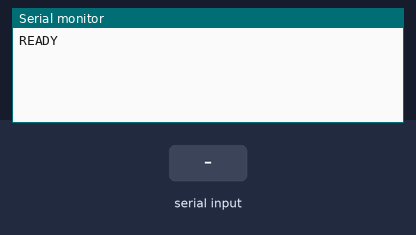
A sketch run on a simulated ESP32. On the bench: the last lines printed to the serial monitor. Inputs (shaded band) come from the test bench.

Above: at 1.2 s.
1.3 s: "X 1\n" received over Serial
At 2.5 s:
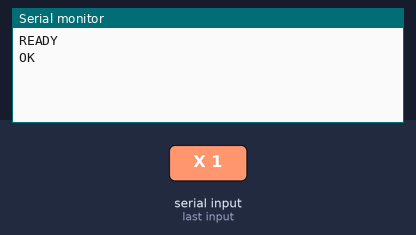
2.8 s: "P 1\n" received over Serial
At 3.3 s:
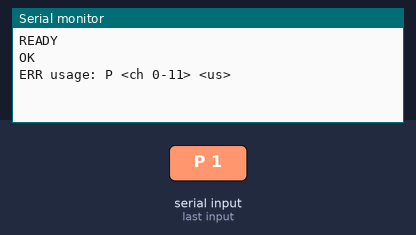
4.3 s: "M 1\n" received over Serial
At 5.5 s:
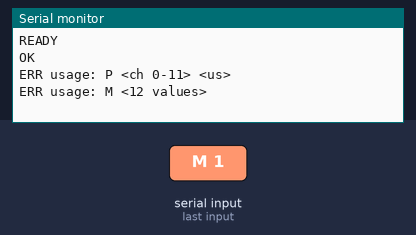
5.8 s: "90 45 200\n" received over Serial
At 6.9 s:
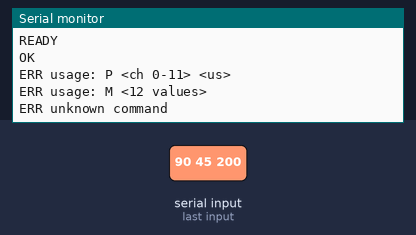

Measured:
- after the input at 1.3 s, the serial monitor: prints a new line at once (image 1)
- after the input at 2.8 s, the serial monitor: prints a new line at once (image 2)
- after the input at 4.3 s, the serial monitor: prints a new line at once (image 3)
- after the input at 5.8 s, the serial monitor: prints a new line at once (image 4)

The sketch:

esp32_servo_bridge.ino
```cpp
// ESP32 + PCA9685 servo bridge (minimal firmware for calibration and testing)
//
// The PC (hardware/calibrate.py) sends pulse widths (µs) over USB serial and this passes them
// straight to the PCA9685. All angle conversion and calibration happens on the PC; the firmware stays simple.
//
// Wiring: ESP32 GPIO21 = SDA, GPIO22 = SCL, 3V3 → PCA9685 VCC, common GND.
//         Servo power: a separate 5 V (5 A or more) supply on the PCA9685 V+ terminal. Never power servos from the ESP32's USB.
// Library: install "Adafruit PWM Servo Driver Library" from the Arduino Library Manager.
//
// Serial protocol (115200 baud, one command per line):
//   ?                 → READY
//   P <ch> <us>       → set one channel. us=0 stops the pulse (servo goes limp) → OK
//   M <us0> ... <us11>→ set all 12 channels at once → OK
//   X                 → stop the pulse on every channel → OK
//   invalid command   → ERR <reason>

#include <Wire.h>
#include <Adafruit_PWMServoDriver.h>

constexpr int SDA_PIN = 21;
constexpr int SCL_PIN = 22;
constexpr int N_CH = 12;
constexpr int US_MIN = 500;   // never output a pulse outside this range
constexpr int US_MAX = 2500;
constexpr uint32_t PCA_OSC_HZ = 27000000;  // varies slightly per board; calibration absorbs the error

Adafruit_PWMServoDriver pca(0x40);
char lineBuf[128];
size_t lineLen = 0;

void setUs(int ch, int us) {
  if (us == 0) {
    pca.setPin(ch, 0);  // full-off: no pulse → servo goes limp and can be turned by hand
    return;
  }
  pca.writeMicroseconds(ch, constrain(us, US_MIN, US_MAX));
}

void allOff() {
  for (int ch = 0; ch < 16; ++ch) pca.setPin(ch, 0);
}

bool parseInt(const char *tok, long &out) {
  if (tok == nullptr) return false;
  char *end;
  out = strtol(tok, &end, 10);
  return *end == '\0';
}

void handleLine(char *line) {
  char *cmd = strtok(line, " ");
  if (cmd == nullptr) return;

  if (strcmp(cmd, "?") == 0) {
    Serial.println("READY");
  } else if (strcmp(cmd, "X") == 0) {
    allOff();
    Serial.println("OK");
  } else if (strcmp(cmd, "P") == 0) {
    long ch, us;
    if (!parseInt(strtok(nullptr, " "), ch) || !parseInt(strtok(nullptr, " "), us) ||
        ch < 0 || ch >= N_CH) {
      Serial.println("ERR usage: P <ch 0-11> <us>");
      return;
    }
    setUs((int)ch, (int)us);
    Serial.println("OK");
  } else if (strcmp(cmd, "M") == 0) {
    long us[N_CH];
    for (int i = 0; i < N_CH; ++i) {
      if (!parseInt(strtok(nullptr, " "), us[i])) {
        Serial.println("ERR usage: M <12 values>");
        return;
      }
    }
    for (int i = 0; i < N_CH; ++i) setUs(i, (int)us[i]);
    Serial.println("OK");
  } else {
    Serial.println("ERR unknown command");
  }
}

void setup() {
  Serial.begin(115200);
  Wire.begin(SDA_PIN, SCL_PIN);
  pca.begin();
  pca.setOscillatorFrequency(PCA_OSC_HZ);
  pca.setPWMFreq(50);
  allOff();  // no servo moves right after power-up
  Serial.println("READY");
}

void loop() {
  while (Serial.available()) {
    char c = (char)Serial.read();
    if (c == '\r') continue;
    if (c == '\n') {
      lineBuf[lineLen] = '\0';
      handleLine(lineBuf);
      lineLen = 0;
    } else if (lineLen < sizeof(lineBuf) - 1) {
      lineBuf[lineLen++] = c;
    }
  }
}
```
